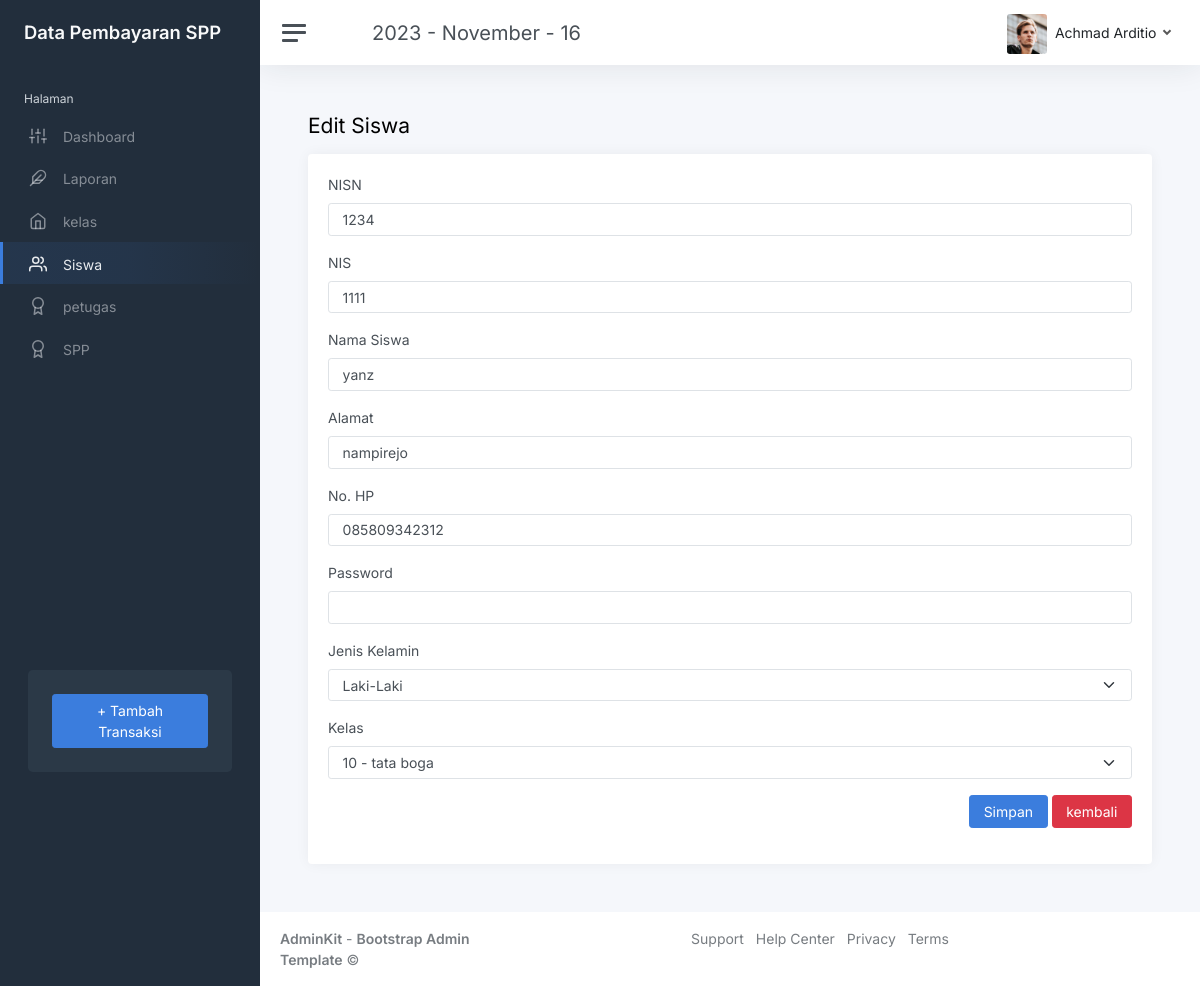
Screenshot of /index.php?page=edit_siswa&id=1234 (signed in) with the database file from the repository.
### tables this page shows
CREATE TABLE `siswa` (
  `nisn` char(10) NOT NULL,
  `nis` varchar(4) DEFAULT NULL,
  `nama` varchar(35) DEFAULT NULL,
  `jk` char(15) DEFAULT NULL,
  `id_kelas` int(11) DEFAULT NULL,
  `alamat` text DEFAULT NULL,
  `no_telp` varchar(13) DEFAULT NULL,
  `password` varchar(32) DEFAULT NULL
);

### edit_siswa.php (the view, shortened to what this page needs)
<?php
$id = $_GET['id'];
$query = mysqli_query($koneksi, "SELECT * FROM siswa INNER JOIN kelas ON siswa.id_kelas=kelas.id_kelas WHERE nisn='$id'");
$data = mysqli_fetch_array($query);
?>
<h1 class="h3 mb-3">Edit Siswa</h1>
<div class="row">
    <div class="col-12">
        <div class="card flex-fill">
            <div class="card-body">
                <form method="post">
                    <div class="mb-3">
                        <label class="form-label">NISN</label>
                        <div class="col-sm-12">
                            <input type="number" name="nisn" class="form-control" value="<?php echo $data['nisn'] ?>">
                        </div>
                    </div>
                    <div class="mb-3">
                        <label class="form-label">NIS</label>
                        <div class="col-sm-12">
                            <input type="number" name="nis" class="form-control" required value="<?php echo $data['nis'] ?>">
                        </div>
                    </div>
                    <div class="mb-3">
                        <label class="form-label">Nama Siswa</label>
                        <div class="col-sm-12">
                            <input type="text" name="nama" class="form-control" required value="<?php echo $data['nama'] ?>">
                        </div>
                    </div>
                    <div class="mb-3">
                        <label class="form-label">Alamat</label>
                        <div class="col-sm-12">
                            <input type="text" name="alamat" class="form-control" required value="<?php echo $data['alamat'] ?>">
                        </div>
                    </div>
                    <div class="mb-3">
                        <label class="form-label">No. HP</label>
                        <div class="col-sm-12">
                            <input type="number" name="no_telp" class="form-control" required value="<?php echo $data['no_telp'] ?>">
                        </div>
                    </div>
                    <div class="mb-3">
                        <label class="form-label">Password</label>
                        <div class="col-sm-12">
                            <input type="number" name="password" class="form-control mb-3">
                        </div>
                    </div>
                    <div class="mb-3">
                        <label class="form-label">Jenis Kelamin</label>
                        <select name="jk" class="form-select">
                            <option value="Laki-Laki" <?php if ($data['jk'] == 'Laki-Laki') {
                                                            echo 'selected';
                                                        } ?>>Laki-Laki</option>
                        </select>
                    </div>
                    <div class="mb-3">
                        <label class="form-label">Kelas</label>
                        <div class="col-sm-12">
                            <select name="kelas" class="form-select">
                                <?php
                                $query = mysqli_query($koneksi, "SELECT * FROM kelas ");
                                while ($kelas = mysqli_fetch_array($query)) {
                                ?>
                                    <option value="<?php echo $kelas['id_kelas'] ?>" <?php if ($data['kelas'] == $kelas['kelas']) {
                                                                                            echo 'selected';
                                                                                        } ?>><?php echo $kelas['kelas'] ?> - <?php echo $kelas['kompetensi_keahlian'] ?></option>
                                <?php
                                }
                                ?>
                            </select>
                        </div>
                    </div>
                    <div class="mb-3" style="float: right" ;>
                        <button type="submit" class="btn btn-primary" name="simpan">Simpan</button>
                        <a href="?page=siswa" class="btn btn-danger">kembali</a>
                    </div>
                </form>
            </div>
        </div>
    </div>
</div>

### rows the page displays
siswa: nisn "1234", nis "1111", nama "yanz", alamat "nampirejo", no_telp "085809342312", jk "Laki-Laki"

### other values shown
$_SESSION['user']['nama_petugas'] "Achmad Arditio"
form field kelas "10 - tata boga"
